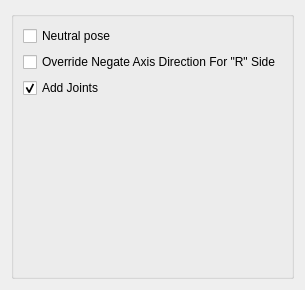
<?xml version="1.0" encoding="UTF-8"?>
<ui version="4.0">
 <class>Form</class>
 <widget class="QWidget" name="Form">
  <property name="geometry">
   <rect>
    <x>0</x>
    <y>0</y>
    <width>294</width>
    <height>290</height>
   </rect>
  </property>
  <property name="windowTitle">
   <string>表单</string>
  </property>
  <layout class="QGridLayout" name="gridLayout">
   <item row="0" column="0">
    <widget class="QGroupBox" name="groupBox">
     <property name="title">
      <string/>
     </property>
     <layout class="QGridLayout" name="gridLayout_2">
      <item row="0" column="0">
       <layout class="QVBoxLayout" name="verticalLayout">
        <item>
         <widget class="QCheckBox" name="neutralPose_checkBox">
          <property name="text">
           <string notr="true">Neutral pose</string>
          </property>
         </widget>
        </item>
        <item>
         <widget class="QCheckBox" name="overrideNegate_checkBox">
          <property name="text">
           <string notr="true">Override Negate Axis Direction For &quot;R&quot; Side</string>
          </property>
         </widget>
        </item>
        <item>
         <widget class="QCheckBox" name="addJoints_checkBox">
          <property name="text">
           <string notr="true">Add Joints</string>
          </property>
          <property name="checked">
           <bool>true</bool>
          </property>
         </widget>
        </item>
        <item>
         <spacer name="verticalSpacer">
          <property name="orientation">
           <enum>Qt::Vertical</enum>
          </property>
          <property name="sizeHint" stdset="0">
           <size>
            <width>20</width>
            <height>40</height>
           </size>
          </property>
         </spacer>
        </item>
       </layout>
      </item>
     </layout>
    </widget>
   </item>
  </layout>
 </widget>
 <resources/>
 <connections/>
</ui>
